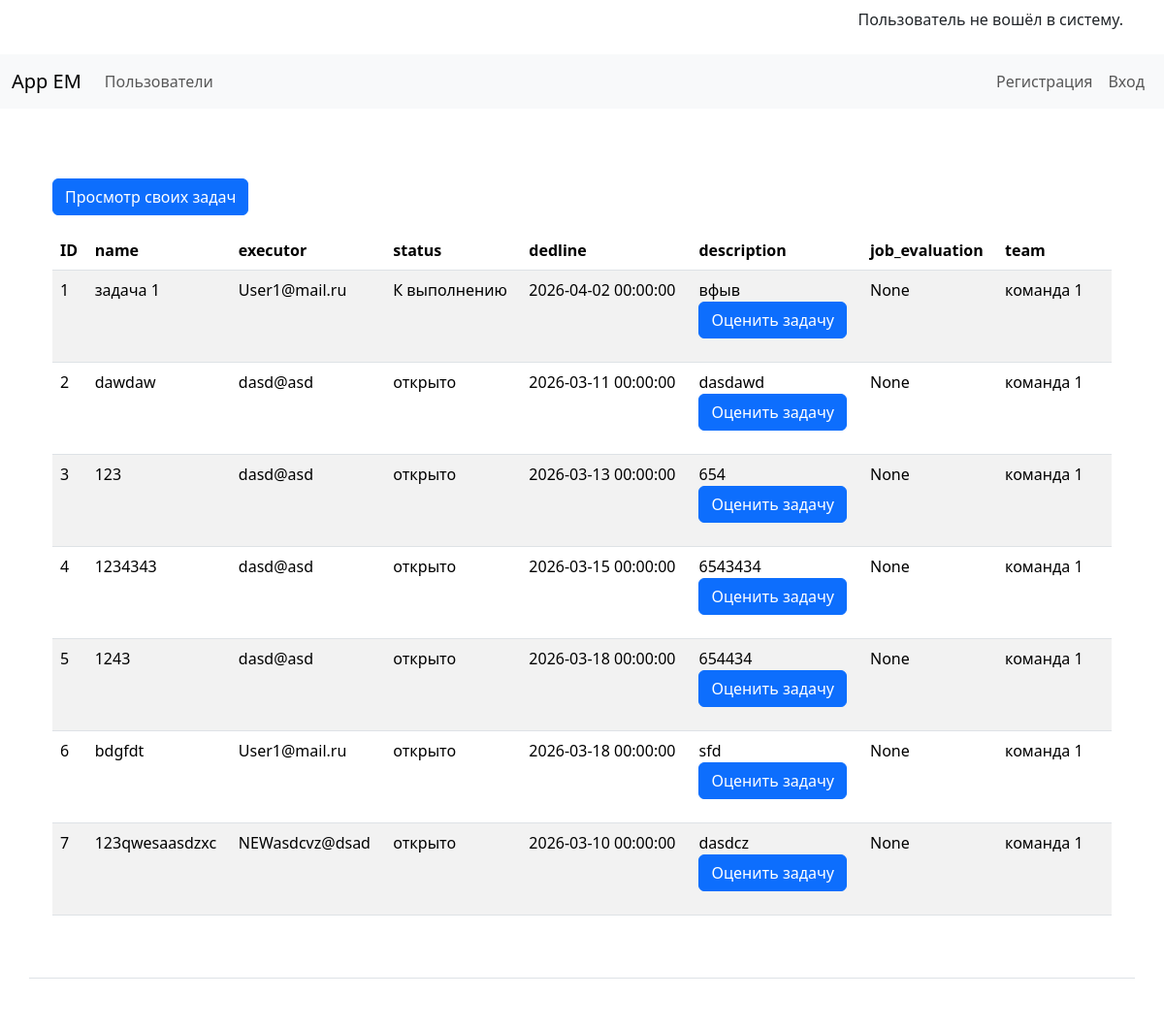
The page /tasks on the database its author committed.
### app/tasks/models.py (models this page shows)
class TaskModel(Base):
    __tablename__ = "tasks"
    id = Column(Integer, primary_key=True, index=True)
    name = Column(String)
    status = Column(String, default="открыто")
    dedline = Column(DateTime)
    description = Column(String, nullable=True)
    job_evaluation = Column(Integer, nullable=True)
    executor_id = Column(Integer, ForeignKey("users.id"))
    executor = relationship("UserModel")
    team_id = Column(Integer, ForeignKey("teams.id"))
    team = relationship("TeamModel")
    chat = relationship("MessageModel", secondary=chat_messages, back_populates="task")

### app/users/models.py (models this page shows)
class UserModel(Base):
    __tablename__ = "users"
    id = Column(Integer, primary_key=True, index=True)
    email = Column(String, unique=True)
    role = Column(String, nullable=True)
    team_id = Column(Integer, ForeignKey("teams.id"), nullable=True)
    team = relationship("TeamModel")
    hash_password = Column(String)
    meetings = relationship(
        "MeetingModel", secondary=meeting_participants, back_populates="participants"
    )
    tasks = relationship("TaskModel")

### app/teams/models.py (models this page shows)
class TeamModel(Base):
    __tablename__ = "teams"
    id = Column(Integer, primary_key=True, index=True)
    name = Column(String, unique=True)

### app/tasks/router.py (the view)
@router.get("/tasks")
async def get_tasks(
    request: Request,
    user_data: UserModel = Depends(get_current_user),
    db: Session = Depends(get_db),
):
    data_tasks = (
        db.query(TaskModel)
        .options(
            selectinload(TaskModel.executor),
            selectinload(TaskModel.team),
            selectinload(TaskModel.chat),
        )
        .all()
    )
    return templates.TemplateResponse(
        request=request,
        name="tasks/tasks.html",
        context={"data_tasks": data_tasks, "current_user": user_data},
    )

### app/templates/tasks/tasks.html (shortened to what this page needs)
{% extends 'base.html' %}
{% block content %}
<div class="container mt-4">
<br>
<a href='/tasks_user' class='btn btn-primary mb-3'>Просмотр своих задач</a>
<table class="table table-striped">
    <thead>
      <tr>
        <th>ID</th>
        <th>name</th>
        <th>executor</th>
        <th>status</th>
        <th>dedline</th>
        <th>description</th>
        <th>job_evaluation</th>
        <th>team</th>
        <th></th>
      </tr>
    </thead>
    <tbody>
      {% for task in data_tasks %}
        <tr>
          <td>{{ task.id }}</td>
          {% if current_user.role == 'админ команды' %}
          <td>{{ task.name }}<br><a href='{{ url_for('get_task_user', task_id=task.id) }}' class='btn btn-primary mb-3'>Посмотреть задачу</a></td>
          {% else %}
          <td>{{ task.name }}</td>
          {% endif %}
          <td>{{ task.executor.email }}</td>
          <td>{{ task.status }}</td>
          <td>{{ task.dedline }}</td>
          <td>
            {{ task.description }}
            <br>
                <a href="{{ url_for('get_job_evaluation', task_id=task.id) }}" class='btn btn-primary mb-3'>Оценить задачу</a>
          </td>
          <td>{{ task.job_evaluation }}</td>
          <td>{{ task.team.name }}</td>
          <td>
          </td>
        </tr>
      {% endfor %}
    </tbody>
  </table>
</div>
{% endblock %}

### rows shown on the page
TaskModel: id "1", name "задача 1", executor.email "User1@mail.ru", status "К выполнению", dedline "2026-04-02 00:00:00", description "вфыв", job_evaluation "None", team.name "команда 1"
TaskModel: id "2", name "dawdaw", executor.email "dasd@asd", status "открыто", dedline "2026-03-11 00:00:00", description "dasdawd", job_evaluation "None", team.name "команда 1"
TaskModel: id "3", name "123", executor.email "dasd@asd", status "открыто", dedline "2026-03-13 00:00:00", description "654", job_evaluation "None", team.name "команда 1"
TaskModel: id "4", name "1234343", executor.email "dasd@asd", status "открыто", dedline "2026-03-15 00:00:00", description "6543434", job_evaluation "None", team.name "команда 1"
TaskModel: id "5", name "1243", executor.email "dasd@asd", status "открыто", dedline "2026-03-18 00:00:00", description "654434", job_evaluation "None", team.name "команда 1"
TaskModel: id "6", name "bdgfdt", executor.email "User1@mail.ru", status "открыто", dedline "2026-03-18 00:00:00", description "sfd", job_evaluation "None", team.name "команда 1"
TaskModel: id "7", name "123qwesaasdzxc", executor.email "NEWasdcvz@dsad", status "открыто", dedline "2026-03-10 00:00:00", description "dasdcz", job_evaluation "None", team.name "команда 1"
